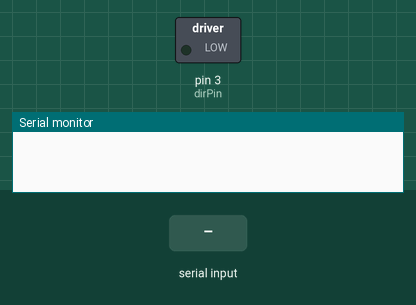
Recording of a sketch running on a simulated Arduino Uno, built with avr-gcc and run on an emulated ATmega328P. Shown: switched loads named in the sketch (green lamp = pin HIGH), the last lines printed to the serial monitor. The test bench sets the inputs (shaded band).

Above: at 1.2 s.
1.3 s: "f\n" received over Serial
At 2.5 s:
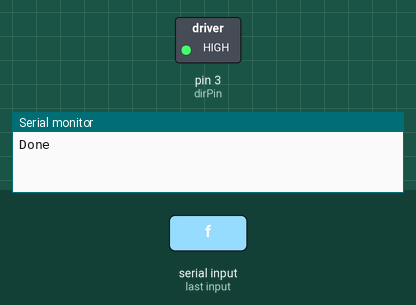
2.8 s: "b\n" received over Serial
At 3.7 s:
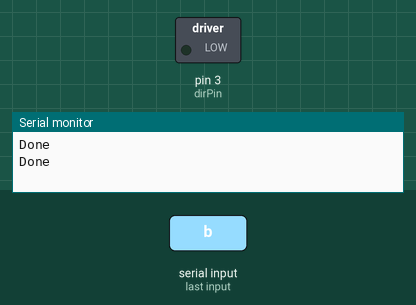
Timing chart, 0 to 5.8 s (numbered marks = the images above; inputs shaded):
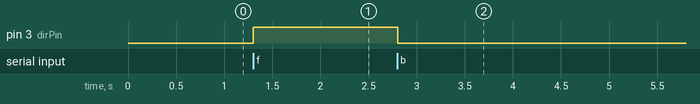

The sketch:

Y_Motor.ino
```cpp
/*
Serial Comunication with the motors
 */

#define clkPin 2
#define dirPin 3
#define initSpeed 800 // lower is faster
#define maxSpeed 100    // lower is faster
#define limitPin 7
#define fiveVolt = 27

String inputString = "";         // a string to hold incoming data
boolean stringComplete = false;  // whether the string is complete

void setup() {
  // initialize serial:
  Serial.begin(9600);
  //pinMode(fiveVolt, OUTPUT);
  //digitalWrite(fiveVolt, HIGH);
  pinMode(clkPin, OUTPUT); //5v pin
  pinMode(dirPin, OUTPUT); //5v pinf299
  pinMode(limitPin, INPUT); //limit switch
  digitalWrite(dirPin, LOW);
  // reserve 200 bytes for the inputString:
  inputString.reserve(200);
}

void moveF(int steps){
  long speedup = 0;
  boolean errorFound = false;
  digitalWrite(dirPin, HIGH);
  for(long i = 0; i < steps; i++){
    if (digitalRead(limitPin) == HIGH){
      errorFound = true;
      Serial.println("Zero Error");
      break;
    }
    digitalWrite(clkPin, LOW);
    delayMicroseconds(initSpeed - speedup);        //10000 hz
    digitalWrite(clkPin, HIGH);
    delayMicroseconds(initSpeed - speedup);
    if ((i < ((initSpeed - maxSpeed))) && steps > (initSpeed - maxSpeed) * 2){
      speedup += 1;
    }
    else if ((i >= (initSpeed - maxSpeed)) && (i > (steps-(initSpeed - maxSpeed))) && (steps > (initSpeed - maxSpeed)*2)){
      speedup -= 1;
    }
  }
  if(!errorFound){
    Serial.println("Done");
  }
}

void moveB(int steps){
  long speedup = 0;
  boolean errorFound = false;
  digitalWrite(dirPin, LOW);
  for(long i = 0; i < steps; i++){
    if (digitalRead(limitPin) == HIGH){
      errorFound = true;
      Serial.println("Zero Error");
      break;
    }
    digitalWrite(clkPin, LOW);
    delayMicroseconds(initSpeed - speedup);        //10000 hz
    digitalWrite(clkPin, HIGH);
    delayMicroseconds(initSpeed - speedup);
    if ((i < ((initSpeed - maxSpeed))) && steps > (initSpeed - maxSpeed) * 2){
      speedup += 1;
    }
    else if ((i >= (initSpeed - maxSpeed)) && (i > (steps-(initSpeed - maxSpeed))) && (steps > (initSpeed - maxSpeed)*2)){
      speedup -= 1;
    }
  }
  if(!errorFound){
    Serial.println("Done");
  }
}

void zero(){
  digitalWrite(dirPin, LOW);
  while (true) {
    if (digitalRead(limitPin) == HIGH){
      digitalWrite(dirPin, HIGH);
      for (int i = 0; i < 1525; i++) {
        digitalWrite(clkPin, LOW);
        delayMicroseconds(initSpeed);        //10000 hz
        digitalWrite(clkPin, HIGH);
        delayMicroseconds(initSpeed);
      }
      break;
    }
    digitalWrite(clkPin, LOW);
    delayMicroseconds(initSpeed);        //10000 hz
    digitalWrite(clkPin, HIGH);
    delayMicroseconds(initSpeed);
  }
  Serial.println("Done");
}


void loop() {
  // print the string when a newline arrives:
  if (stringComplete) {
    if (inputString == "who\n"){
      Serial.println("Y");
    }
    else if (inputString.substring(0,1) == "f"){
      String number = inputString.substring(1);
      //Serial.println(number);
      long steps = number.toInt();
      //Serial.println(steps);
      moveF(steps);
    }
    else if (inputString.substring(0,1) == "b"){
      String number = inputString.substring(1);
      //Serial.println(number);
      long steps = number.toInt();
      //Serial.println(steps);
      moveB(steps);
    }
    else if (inputString == "zero\n"){
      zero();
    }
    else {
      Serial.println(inputString);
      // clear the string:
    }
    inputString = "";
    stringComplete = false;
    Serial.flush();
  }
}

/*
  SerialEvent occurs whenever a new data comes in the
 hardware serial RX.  This routine is run between each
 time loop() runs, so using delay inside loop can delay
 response.  Multiple bytes of data may be available.
 */
void serialEvent() {
  while (Serial.available()) {
    // get the new byte:
    char inChar = (char)Serial.read();
    // add it to the inputString:
    inputString += inChar;
    // if the incoming character is a newline, set a flag
    // so the main loop can do something about it:
    if (inChar == '\n') {
      stringComplete = true;
    }
  }
}
```

Measured:
- after the input at 1.3 s, pin 3 (dirPin): LOW → HIGH at once
- after the input at 2.8 s, pin 3 (dirPin): HIGH → LOW at once
